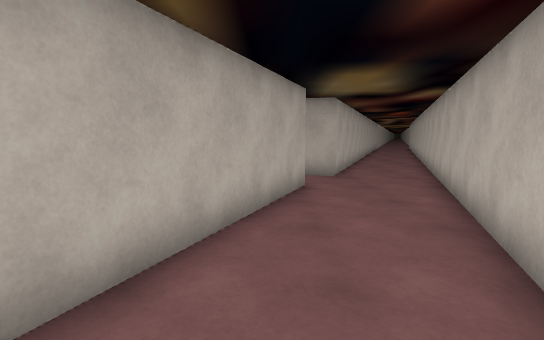
view 1 (above)

15 first-person views from a walk through a 3-D level made in the Unity game engine. The camera is 1.4 m above the floor, tilts 6° down and sees 80° across. The floor is counted in squares, 1 m on a side. Each view is taken from the middle of a square. On the plan, view 1 faces up. The plan holds only what a view shows up to about 15 squares ahead; the rest is blank. The place goes on beyond the plan. The player is left out. Some surface patterns are stand-ins.

view 2
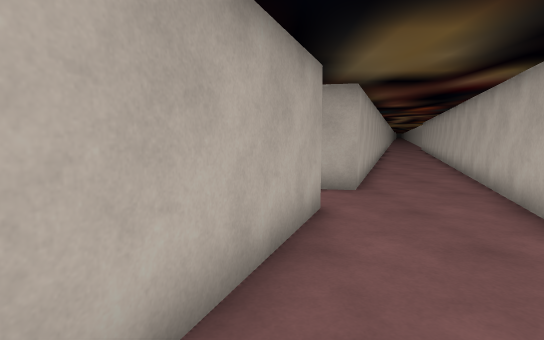

view 3
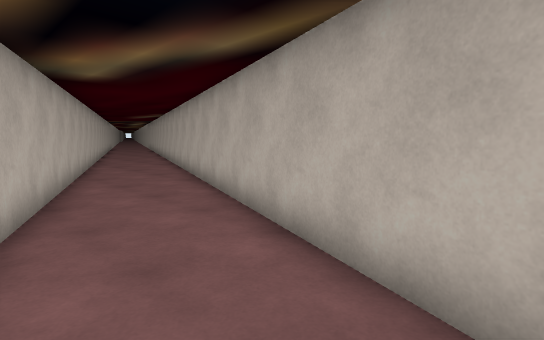

view 4
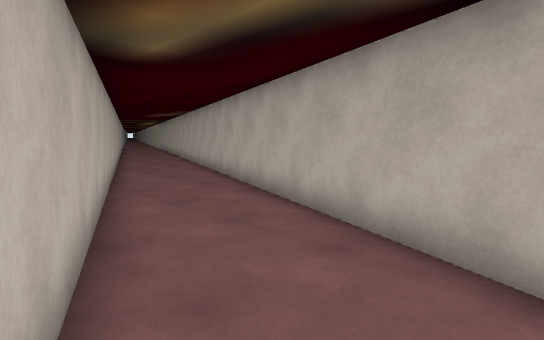

view 5
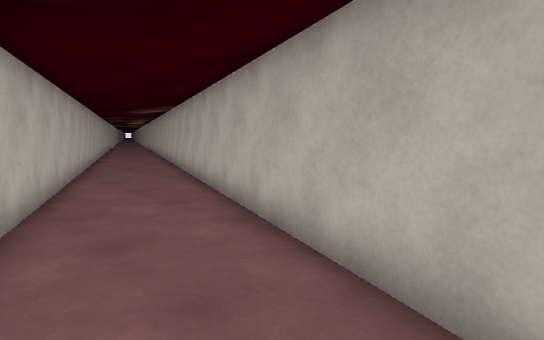

view 6
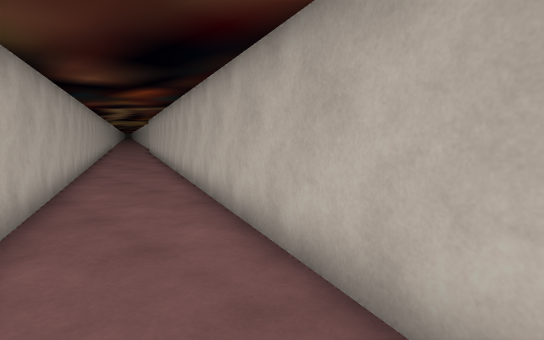

view 7
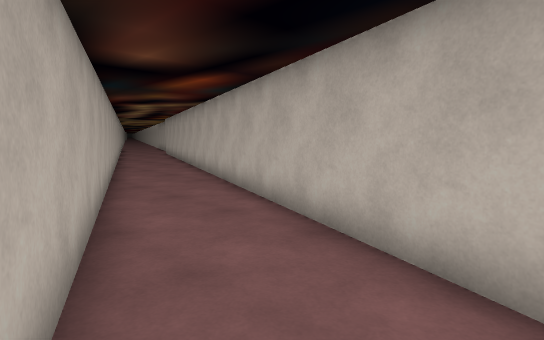

view 8
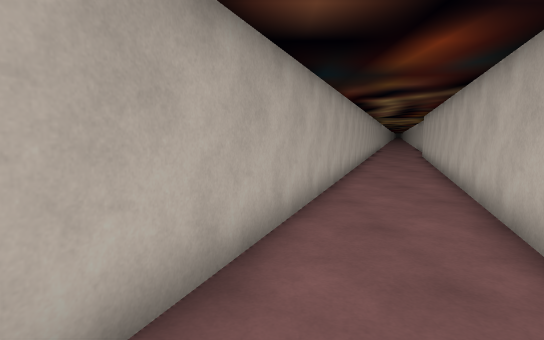

view 9
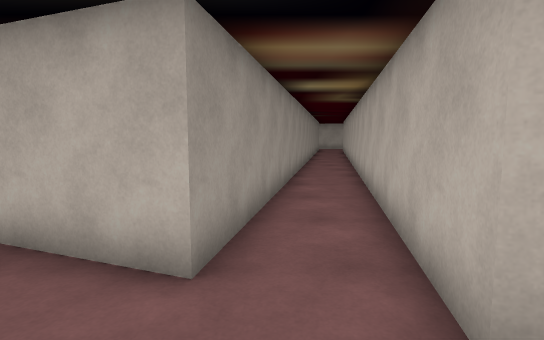

view 10
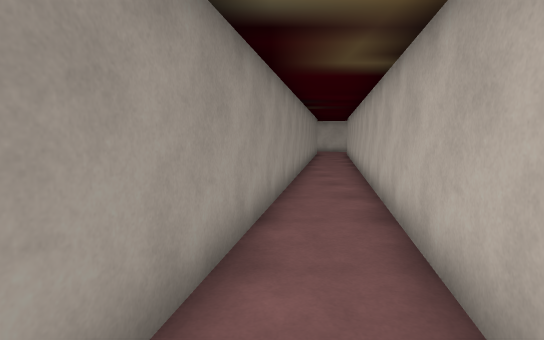

view 11
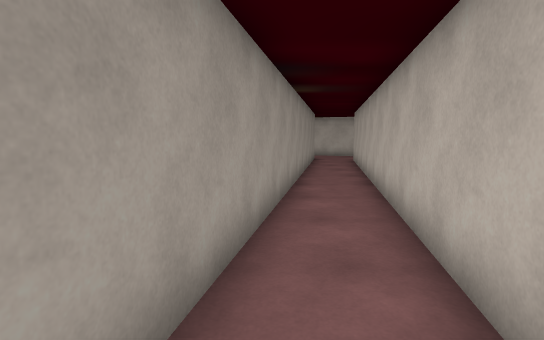

view 12
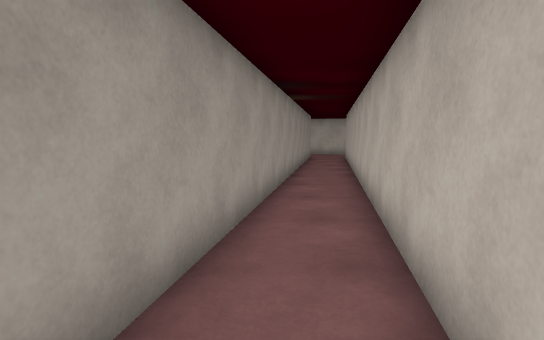

view 13
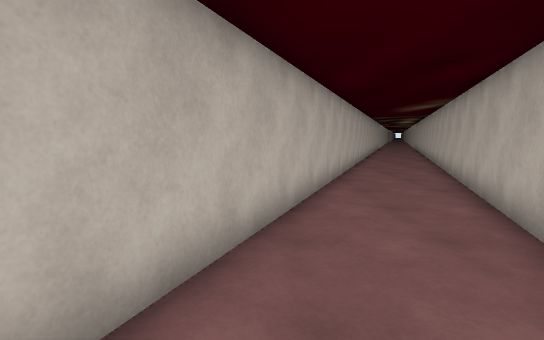

view 14
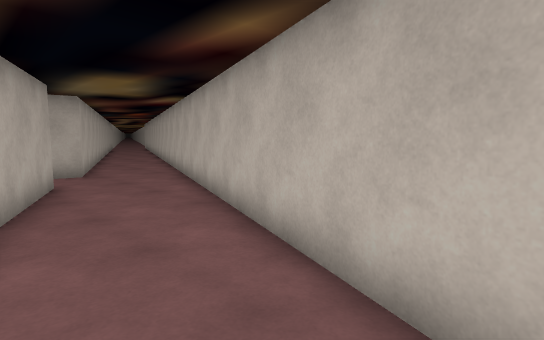

view 15
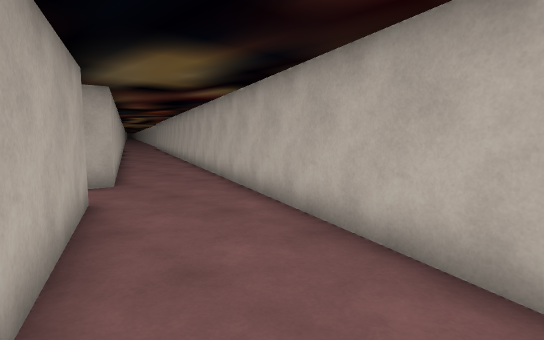

### Floor plan
Points are (right, up) in squares from view 1. A wall is a line through its corners. A room is listed if a view was taken in it or the views show most of it. See-through windows are left out.
Room 1 (views 1, 2, 3, 4, 5, 6, 7, 8, 9, 10, 13, 14, 15)
walls: (-3.7, 10.1) (0.9, 9.2) (-7.8, -13.5); (-3.8, -13.6) (11.2, 25.5); (7.6, 25.5) (2.2, 11.3) (-3.4, 12.4)
ways out: opening at (-3, 11) to room 2
Room 2 (views 11, 12)
walls: (-3.4, 12.4) (-9.3, 13.5); (-9.6, 11.1) (-3.7, 10.1)
ways out: opening at (-3, 11) to room 1; opening at (-9, 12) to room 4
Room 3 (no view inside)
walls: (-19.6, 13) (-14.7, 12.1); (-14.1, 14.4) (-19.5, 15.4)
ways out: opening at (-14, 13) to room 4
Room 4 (no view inside)
walls: (-9.3, 13.5) (-14.1, 14.4); (-14.7, 12.1) (-9.6, 11.1)
ways out: opening at (-9, 12) to room 2; opening at (-14, 13) to room 3

Positions as (right, up) in squares from view 1, and headings:
1: (0, 0), facing up
2: (0, 3), facing up
3: (2, 6), facing down-left
4: (2, 3), facing down-left
5: (0, 1), facing down-left
6: (3, 9), facing up-right
7: (3, 12), facing up-right
8: (5, 14), facing up
9: (4, 10), facing left
10: (-2, 11), facing left
11: (-8, 12), facing left
12: (-6, 12), facing left
13: (-1, -1), facing down
14: (-1, -1), facing up-right
15: (-1, 2), facing up-right
